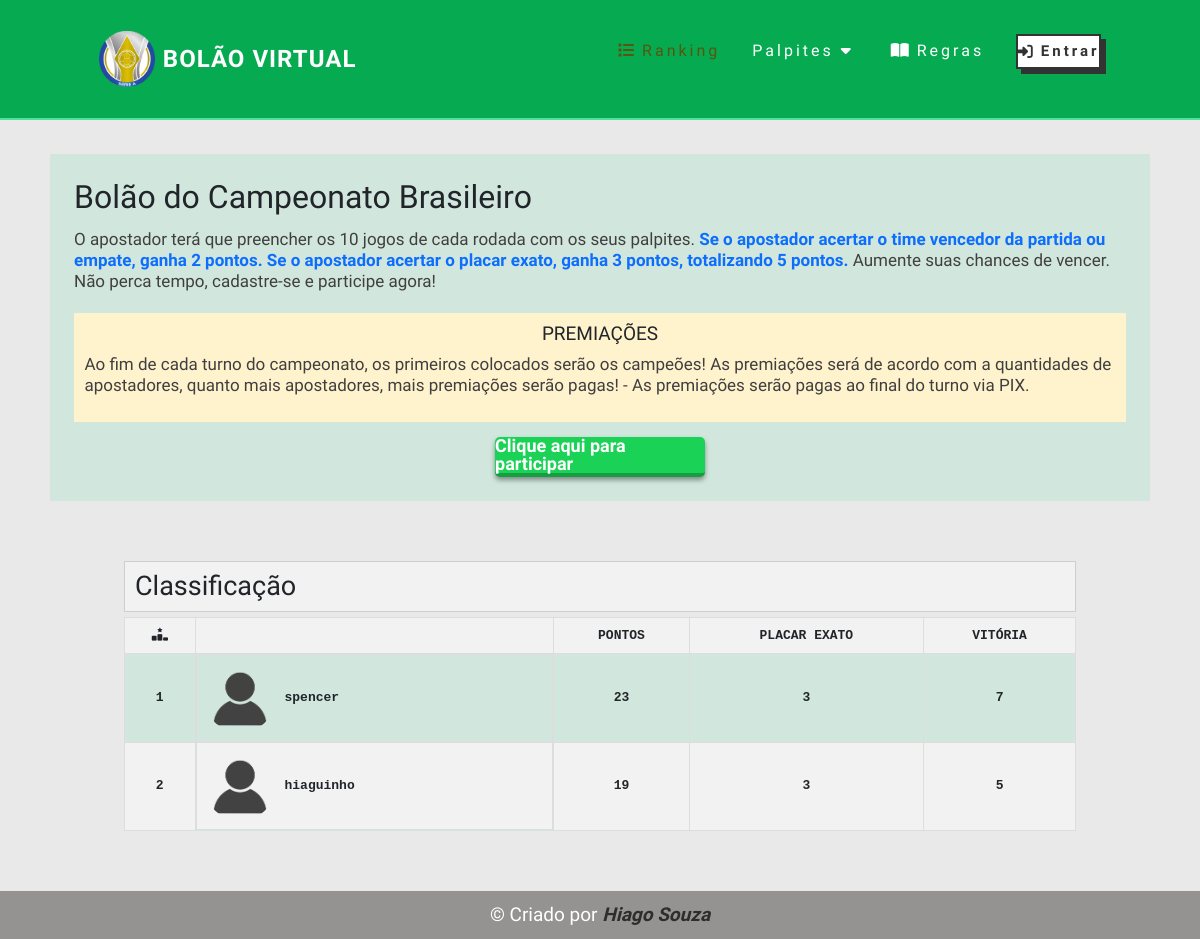
Before: / with the older database file.
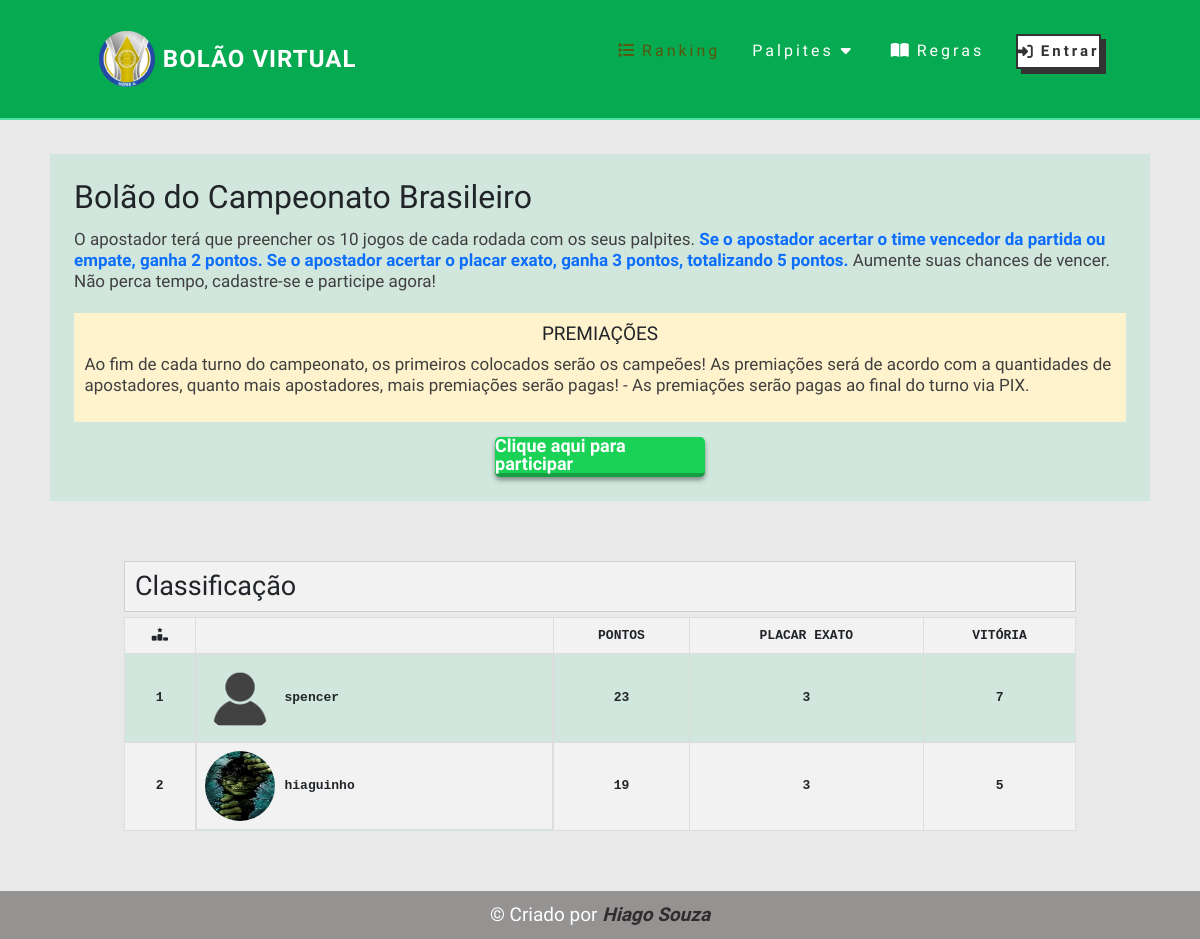
After: the same page with the newer database file.
### bolao/models.py (models this page shows, shortened)
class Classificacao(models.Model):
    usuario = models.OneToOneField(Usuario, null=True, blank=True, on_delete=models.CASCADE)
    pontos = models.IntegerField(default=0)
    placar_exato = models.IntegerField(default=0)
    vitorias = models.IntegerField(default=0)
    empates = models.IntegerField(default=0)

class Usuario(models.Model):
    nome = models.CharField(max_length=200, null=True, blank=True)
    usuario = models.OneToOneField(User, null=True, blank=True, on_delete=models.CASCADE)
    email = models.CharField(max_length=200, null=True, blank=True, unique=True)
    whatsapp = models.CharField(max_length=200, null=True, blank=True, unique=True)
    pagamento = models.BooleanField(default=False)
    imagem = models.ImageField(upload_to='imagens', default='imagens/perfil-null.png')
    avatar = models.ImageField(upload_to='thumb_img', default='imagens/perfil-null.png')

### bolao/views.py (the view)
# urls.py: path('', homepage, name='homepage'),
def homepage(request):
    if request.user.is_authenticated:
        user = request.user
        usuarios = Classificacao.objects.filter(usuario__pagamento=True).order_by('-pontos', '-placar_exato', '-vitorias', '-empates')
        context = {'usuarios':usuarios}
        return render(request, 'index.html',context)
    else:
        user = request.user
        usuarios = Classificacao.objects.filter(usuario__pagamento=True).order_by('-pontos', '-placar_exato', '-vitorias', '-empates')
        context = {'usuarios':usuarios}
        return render(request, 'index.html',context)

### bolao/templates/index.html (shortened to what this page needs)
{% extends 'auxiliar/base.html' %} {% load static %} {% block title %} Bolão | Ranking {% endblock%} {% block body %}
<section class="informacao">
    <div class="container__info">
        <h2 class="title">Bolão do Campeonato Brasileiro</h2>
        <p>O apostador terá que preencher os 10 jogos de cada rodada
            com os seus palpites.<b class="text-primary">
                Se o apostador acertar o time vencedor da partida ou empate, ganha
                2 pontos. Se o apostador acertar o placar exato, ganha 3
                pontos, totalizando 5 pontos.</b>
            Aumente suas chances de vencer. Não perca tempo, cadastre-se e
            participe agora!</p>
        <div class="premiacoes">
            <h4>PREMIAÇÕES</h4>
            <p>
                Ao fim de cada turno do campeonato, os primeiros colocados serão os campeões!
                As premiações será de acordo com a quantidades de apostadores, quanto mais apostadores, mais
                premiações serão pagas!
                - As premiações serão pagas ao final do turno via PIX.
            </p>
        </div>
        {% if user.is_authenticated %}
        <div class="inscricao">
            <a href="{% url 'palpites' %}">Criar palpites</a>
        </div>
        {% else %}
        <div class="inscricao">
            <a href="{% url 'cadastro' %}">Clique aqui para participar</a>
        </div>
        {% endif %}
    </div>
</section>
<section class="container">
    <h2>Classificação</h2>
    <div class="tabela">
        <table>
            <thead>
                <tr>
                    <th><i class="fa-solid fa-ranking-star"></i></th>
                    <th></th>
                    <th>PONTOS</th>
                    <th>PLACAR EXATO</th>
                    <th>VITÓRIA</th>
                </tr>
            </thead>
            <tbody>
                {% for usuario in usuarios %}
                <tr>
                    <td>{{ forloop.counter }}</td>
                    <td class="usuario">
                        <img src="{{ usuario.usuario.avatar.url }}" alt="{{ usuario.usuario.nome }}" class="escudo">
                        {{ usuario.usuario.nome}}
                    </td>
                    <td>{{ usuario.pontos }}</td>
                    <td>{{ usuario.placar_exato }}</td>
                    <td>{{ usuario.vitorias }}</td>
                </tr>
                {% endfor %}
            </tbody>
        </table>
    </div>
</section>
{% endblock %}

### bolao/templates/auxiliar/base.html (shortened to what this page needs)
{% load static %}
<!DOCTYPE html>
<html lang="pt-br">
<head>
    <link rel="stylesheet" href="https://cdn.jsdelivr.net/npm/bootstrap@5.2.3/dist/css/bootstrap.min.css"
>
    <link rel="stylesheet" href="{% static 'css/style.css' %}">
</head>
<body>
    {% include 'auxiliar/header.html' %}
    {% block body %}
    {% endblock %}
    {% include 'auxiliar/footer.html' %}
</body>
</html>

### bolao/templates/auxiliar/header.html (shortened to what this page needs)
{% load static %}
<header>
    <nav class="header">
        <div class="logo">
            <a href="{% url 'homepage' %}">
                <img src="{% static 'img/Brasileirao.png' %}" alt="">
            </a>
            <span>Bolão Virtual</span>
        </div>
        <ul class="nav-list">
            {% if request.resolver_match.url_name in "/homepage" %}
            <li><a href="{% url 'homepage' %}" class="active"><i class="fas fa-list"></i>Ranking</a></li>
            {% else %}
            <li><a href="{% url 'homepage' %}"><i class="fas fa-list"></i>Ranking</a></li>
            {% endif %}
            {% if request.resolver_match.url_name in "/palpites" %}
            <li class="dropdown">
                <a href="#" class="active">Palpites <i class="fa-solid fa-caret-down"></i></a>
                <div class="dropdown-menu">
                    <a href="{% url 'palpites' %}">Criar Palpites</a>
                    <a href="{% url 'meus_palpites' %}">Meus Palpites</a>
                </div>
            </li>
            {% else %}
            <li class="dropdown">
                <a href="#">Palpites <i class="fa-solid fa-caret-down"></i></a>
            </li>
            {% endif %}
            {% if request.resolver_match.url_name in "/regras" %}
            <li><a href="{% url 'regras' %}" class="active"><i class="fas fa-book-open"></i>Regras</a></li>
            {% else %}
            <li><a href="{% url 'regras' %}"><i class="fas fa-book-open"></i>Regras</a></li>
            {% endif %}
            {% if user.is_authenticated %}
            {% if request.resolver_match.url_name in "/perfil" %}
            <li><a href="{% url 'perfil' %}" class="active"><i class="fa-solid fa-user"></i>Perfil</a></li>
            {% else %}
            <li><a href="{% url 'perfil' %}"><i class="fa-solid fa-user"></i>Perfil</a></li>
            {% endif %}
            {% if user.is_superuser %}
                {% if request.resolver_match.url_name in "/configuracoes" %}
                <li><a href="{% url 'configuracoes' %}" class="active"><i class="fa-solid fa-gear"></i>Configurações</a></li>
                {% else %}
                <li><a href="{% url 'configuracoes' %}"><i class="fa-solid fa-gear"></i>Configurações</a></li>
                {% endif %}
            {% endif %}
            <li class="login"><a href="{% url 'logout' %}"><i class="fa-solid fa-person-running"></i>Sair</a>
            </li>
            {% else %}
            <li class="login"><a href="{% url 'login_bolao' %}"><i class="fa-solid fa-right-to-bracket"></i>Entrar</a>
            </li>
            {% endif %}
        </ul>
    </nav>
</header>

### bolao/templates/auxiliar/footer.html
<footer>
    <span>&copy; Criado por </span><a href="https://hiagospencer.github.io/portfolio/" target="_blank">Hiago
        Souza</a>
</footer>

### static/css/style.css (style rules this page uses)
* { margin: 0; padding: 0; box-sizing: border-box; font-family: "Afacad Flux", sans-serif; text-decoration: none; }
body, html { background: #e9e9e9; }
.active { color: rgb(87, 87, 13) !important; }
header { z-index: 999 !important; }
.container { margin: 0 auto; max-width: 1000px; padding: 0 2%; }
a { color: #fff; text-decoration: none; transition: 0.3s; }
.header { position: fixed; top: 0; width: 100%; display: flex; justify-content: space-around; align-items: center; background-color: #06aa50; border-bottom: 2px solid #50e0a0; height: 15vh; z-index: 999 !important; }
.logo { text-transform: uppercase; letter-spacing: 1px; font-weight: bold; display: flex; align-items: center; }
.logo img { height: 7vh; margin-right: 8px; }
.logo span { font-size: 24px; color: #fff; }
.nav-list { list-style: none; display: flex; align-items: center; }
.nav-list li { letter-spacing: 3px; margin-left: 32px; position: relative; }
.nav-list li a i { margin-right: 5px; }
.login > a { display: flex; align-items: center; justify-content: center; line-height: 1; text-decoration: none; color: #333333; font-size: 15px !important; border-radius: 0px; width: 85px; height: 35px; font-weight: bold; border: 2px solid #333333; transition: 0.3s; box-shadow: 5px 5px 0px 0px rgba(51, 51, 51, 1); background-color: #ffffff; cursor: pointer; }
.login a i { margin-right: 3px; }
.informacao { max-width: 1100px; margin: 130px auto 60px auto; background-color: #d1e7dd; padding: 2%; }
.container__info { display: flex; flex-direction: column; gap: 5px; }
.container__info h2 { font-weight: 400; }
.container__info > p { color: #403f3f; line-height: 1.3rem; font-size: 17px; }
.premiacoes { background-color: #fff3cd; padding: 1%; }
.premiacoes h4 { text-align: center; font-size: 19px; font-weight: 400; }
.premiacoes p { color: #403f3f; line-height: 1.3rem; font-size: 17px; }
.inscricao { margin: 0 auto; }
.inscricao > a { margin-top: 10px; display: flex; align-items: center; justify-content: center; line-height: 1; text-decoration: none; color: #ffffff; font-size: 18px; border-radius: 5px; border: none; width: 210px; height: 40px; font-weight: bold; border-bottom: 4px solid #179e43; transition: 0.3s; box-shadow: 0px 3px 5px 0px rgba(0, 0, 0, 0.4); background-color: #19d256; cursor: pointer; }
.container > h2 { background-color: #f2f2f2; margin-bottom: 5px; padding: 8px 10px; border: 1px solid #cecece; font-weight: 500; font-size: 27px; }
.tabela { background-color: #d1e7dd; width: 100%; overflow: auto; }
table { border-collapse: collapse; width: 100%; box-shadow: 0px 5px 10px rgba(0, 0, 0, 0.2); }
th, td { border: 1px solid #ddd; padding: 8px; text-align: center; font-size: 13px !important; font-family: monospace; font-weight: bold; }
th { background-color: #f2f2f2; font-weight: bold; }
tr:nth-child(even) { background-color: #f2f2f2; }
.escudo { border-radius: 50%; width: 70px; height: 70px; margin-right: 10px; }
.usuario { display: flex; align-items: center; }
footer { margin-top: 60px; background-color: #959292; text-align: center; padding: 10px 0; }
footer span { color: #fff; font-size: 19px; }
footer a { font-size: 19px; font-weight: bold; font-style: italic; color: #2e2c2c; }

Changed rows visible on the page:
changed through a linked row, Classificacao "hiaguinho": usuario.avatar: a different picture
